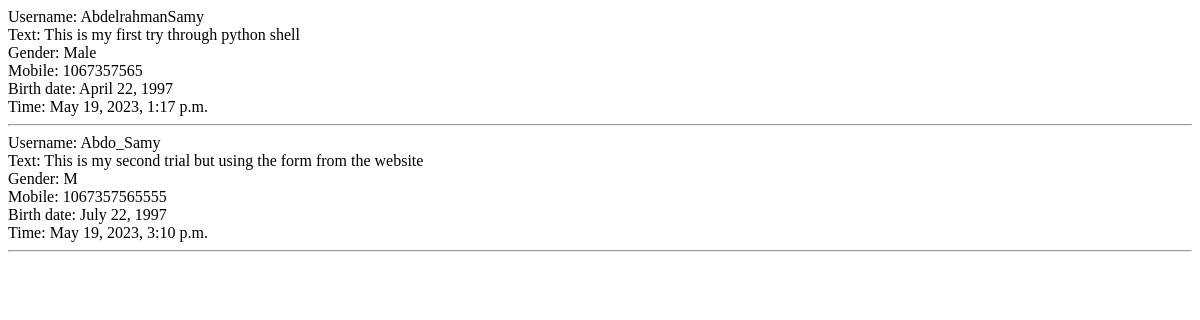
The page /list/ on the database as committed earlier.
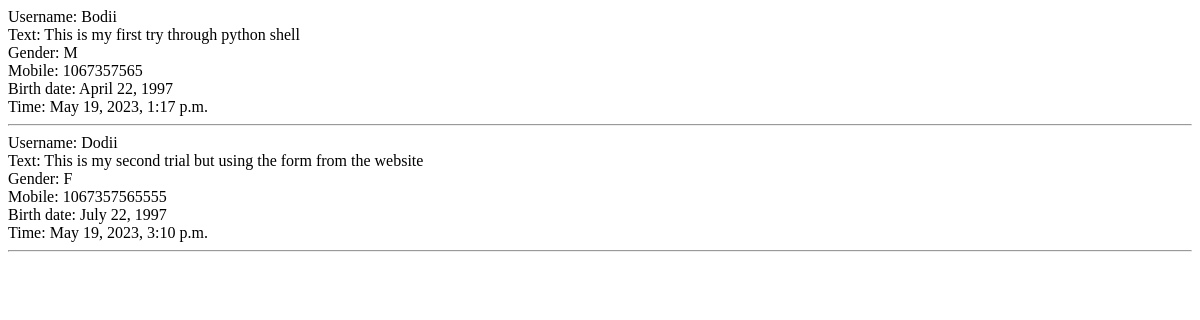
The same page on the database as committed later.
### students_app/models.py (models this page shows)
class Student(models.Model):
	GENDER_CHOICES=(
		('M','Male'),
		('F','Female')
	)
	username=models.CharField(max_length=20,blank=False,null=False) 			#first column
	text=models.TextField(blank=False,null=False)								#second column
	gender=models.CharField(max_length=6,choices=GENDER_CHOICES,default='Male') #third column
	mobile=models.IntegerField()												#fourth column
	birth_date=models.DateField(null=True)										#fifth column
	time=models.DateTimeField(auto_now_add=True)								#sixth column

### students_app/views.py (the view)
# urls.py: path('list/',views.list_view,name='list'),
def list_view(request):
	context={}
	context["dataset"]=Student.objects.all()
	return render(request,"list_view.html",context)

### students_app/templates/list_view.html
<div class="main">
{% for data in dataset %}
Username: 	{{ data.username }}<br/>
Text: 		{{ data.text }}<br/>
Gender: 	{{ data.gender }}<br/>
Mobile: 	{{ data.mobile }}<br/>
Birth date: {{ data.birth_date }}<br/>
Time: 		{{ data.time }}<br/>
<hr/>
{% endfor %}
</div>

Rows that differ between the two databases and show on the page:
changed Student "This is my first try through python shell": username "AbdelrahmanSamy" → "Bodii"; gender "Male" → "M"
changed Student "This is my second trial but using the form from the website": username "Abdo_Samy" → "Dodii"; gender "M" → "F"
